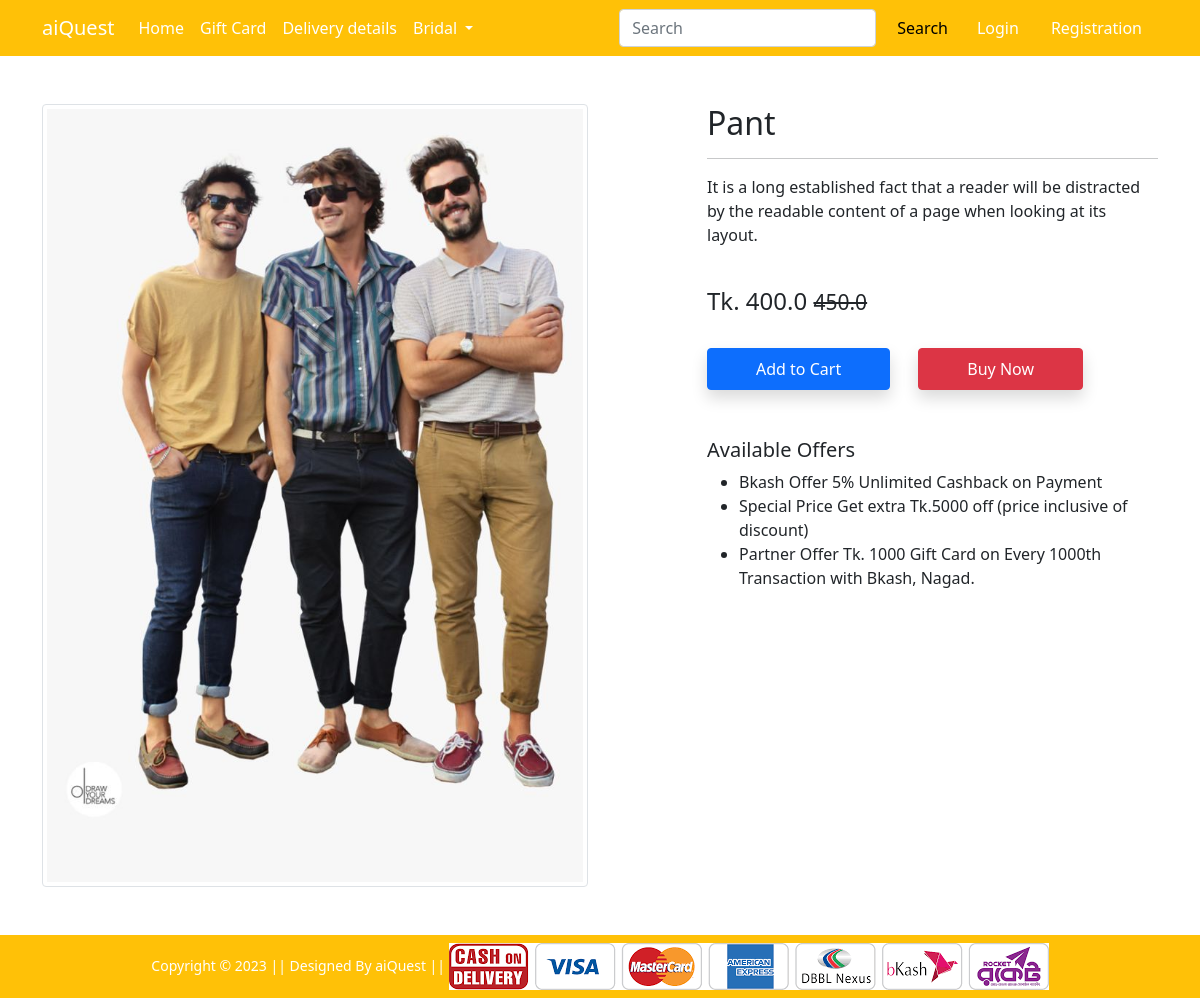
/product-detail/13, run on the app's committed database.
### Shop/models.py (models this page shows, shortened)
class product(models.Model):
    title=models.CharField( max_length=50)
    mein_price=models.FloatField()
    discount_price=models.FloatField()
    discription=models.TextField()
    brand=models.CharField(choices=BRAND_LIST,max_length=2)
    cetagory=models.CharField(choices=CETAGORY_LIST,max_length=2)
    product_img=models.ImageField( upload_to='productimg', height_field=None, width_field=None, max_length=None)

### Shop/views.py (the view)
# urls.py: path('product-detail/<int:pk>', views.productDetialView.as_view(), name='product-detail'),
class productDetialView(View):
 def get(self,request,pk):
   product_detail=product.objects.get(pk=pk)
   return render(request, 'Shop/productdetail.html',{'produc_d':product_detail})

### Shop/templates/Shop/productdetail.html (shortened to what this page needs)
{% extends 'Shop/base.html' %}
{% load static %}
{% block main-content %}
<div class="container my-5">
    <div class="row">
        <div class="col-sm-6 text-center align-self-center">
            <img src="{{produc_d.product_img.url}}" alt="" class="img-fluid img-thumbnail">
        </div>
        <div class="col-sm-5 offset-sm-1">
            <h2>{{produc_d.title}}</h2>
            <hr>
            <p>{{produc_d.discription}}</p> <br>
            <h4>Tk. {{produc_d.discount_price}} <small class="fw-light text-decoration-line-through">{{produc_d.mein_price}}</small></h4> <br>
            <form action="/add-to-card" class='d-inline'>
                <button type="submit" class="btn btn-primary shadow px-5 py-2" > Add to Cart</button>
            </form>
            <a href="{% url 'buy-now' %}" class="btn btn-danger shadow px-5 py-2 ms-4">Buy Now</a>
            <h5 class="mt-5">Available Offers</h5>
            <ul>
                <li>Bkash Offer 5% Unlimited Cashback on Payment</li>
                <li>Special Price Get extra Tk.5000 off (price inclusive of discount)</li>
                <li>Partner Offer Tk. 1000 Gift Card on Every 1000th Transaction with Bkash, Nagad.</li>
            </ul>
        </div>
    </div>
</div>
{% endblock main-content %}

### data on the page
product: product_img (picture), title "Pant", discription "It is a long established fact that a reader will be distracted by the readable content of a page when looking at its layout.", discount_price "400.0", mein_price "450.0"
